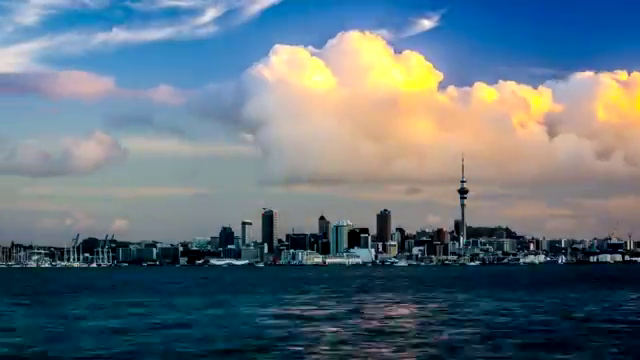
#> input picture frame 24 of videos/city.mp4, 640 x 360 px, given in place of demo1.mp4, which was not available
$ jupyter execute optical_flow.ipynb
#> lines starting #> are read from the running program, lines starting #| are printed output that depends on the picture; pictures that were not available may be replaced by others from this repository, and a replacement may not be noted
[cell 1]
import numpy as np
import cv2

# Shi-tomasi corner detection parameters
st_params = dict(maxCorners=30,
                qualityLevel=0.2,
                minDistance=2,
                blockSize=7)

# Optical flow
"""Pattern of apparent motion of image objects between two consecutive
frames caused by movement of object or camera. It works on 2 assumptions:
1) Pixel densities of an object do not change between consecutive
frames.
2) Neighbouring pixels have similar motion."""

# Lucas-Kanade method
"""Differential method for optical flow developed. It assumes that flow
is essentially constant in a local neighbourhood of pixel under
consideration, and solves basic optical flow equations for all pixels
in that neighbourhood, by least squares criterion."""

# Lucas-Kanade optical flow parameters
lk_params = dict(winSize=(15,15),
                maxLevel=2,
                criteria=(cv2.TERM_CRITERIA_EPS | cv2.TERM_CRITERIA_COUNT, 10, 1))

# Capturing video
cap = cv2.VideoCapture('videos/demo1.mp4')

# Color for optical flow
color = (0, 255, 0)

# Reading capture and first frame
ret, first_frame = cap.read()
#> first_frame is the input picture: shape (360, 640, 3); mean B, G, R 125.5, 114.6, 97.8

# Converting frame to grayscale
prev_gray = cv2.cvtColor(first_frame, cv2.COLOR_BGR2GRAY)
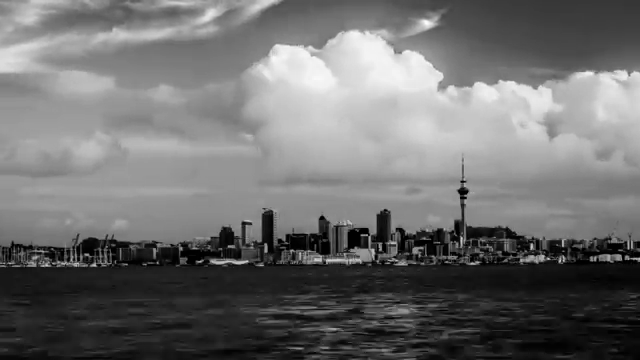
#> prev_gray: shape (360, 640); min 0, max 253, mean 110.8

# Finding strongest corners
prev = cv2.goodFeaturesToTrack(prev_gray,
                              mask=None,
                              **st_params)
#> prev = 30 rows, first 8: [367, 236], [462, 197], [625, 257], [463, 199], [593, 258], [395, 245], [243, 224], [619, 257]

# Creating an image with same dimensions as frame for later drawing
# purposes
print(first_frame.shape)
#| (360, 640, 3)
mask = np.zeros_like(first_frame)

while(cap.isOpened()):
    ret, frame = cap.read()
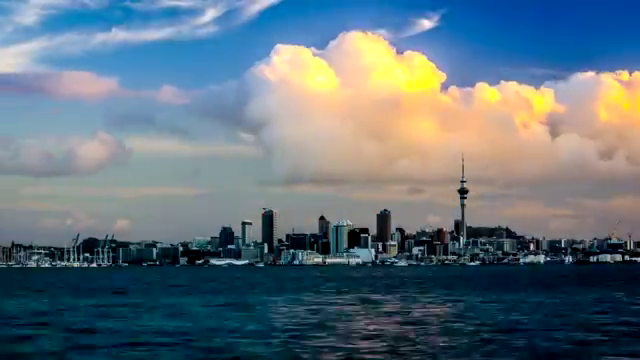
#> input picture frame 25 of videos/city.mp4, 640 x 360 px, given in place of demo1.mp4, which was not available
#> frame is the input picture: shape (360, 640, 3); mean B, G, R 124.8, 114.1, 96.9
    gray = cv2.cvtColor(frame, cv2.COLOR_BGR2GRAY)
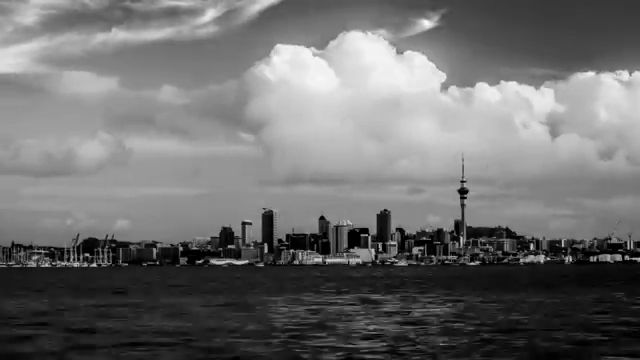
#> gray: shape (360, 640); min 0, max 250, mean 110.2

    # calculating optical flow by Lucas-Kanade
    next, status, error = cv2.calcOpticalFlowPyrLK(prev_gray, gray, prev, None, **lk_params )
#> next = 30 rows, first 8: [367, 236], [462, 197], [624.9, 257], [463, 199], [593, 258], [395, 245], [243, 224], [618.9, 257]; status = 30 values from 1 to 1; error = 30 values, max 32.3 at index 28, min 0 at index 5, mean 3.59

    # select good feature for previous position
    good_prev = prev[status==1]
#> good_prev = 30 pairs, first value 67 to 625, second value 179 to 263

    # select good feature for next position
    good_next = next[status==1]
#> good_next = 30 pairs, first value 67.04 to 624.9, second value 179 to 263

    # drawing optical flow track
    for i, (new, old) in enumerate(zip(good_next, good_prev)):

        # Return coordinates for new point
        a, b = new.ravel()

        # Return coordinates for old point
        c, d = old.ravel()

        # Draw line between new and old position
        mask = cv2.line(mask, (a,b), (c,d), color, 2)

        # Draw filled circle
        frame = cv2.circle(frame,
                          (a,b),
                          2,
                          3,
                          -1)
#> this loop made 30 passes
#> (a, b, c, d) on passes 1 to 12: (367, 236, 367, 236), (462, 197, 462, 197), (624.9, 257, 625, 257), (463, 199, 463, 199), (593, 258, 593, 258), (395, 245, 395, 245), (243, 224, 243, 224), (618.9, 257, 619, 257), (595, 258, 595, 258), (94.05, 263, 94, 263), (325, 261, 325, 261), (546, 258.2, 546, 258)
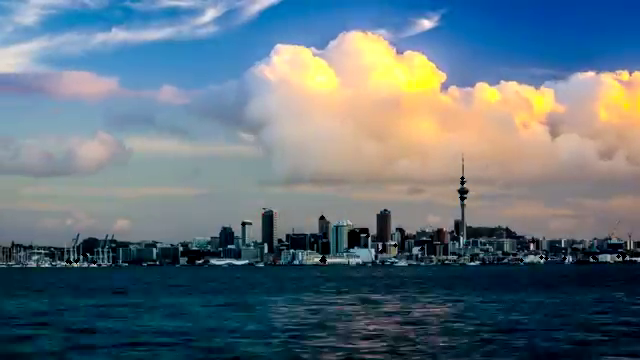
#> frame: shape (360, 640, 3); mean B, G, R 124.7, 114, 96.8
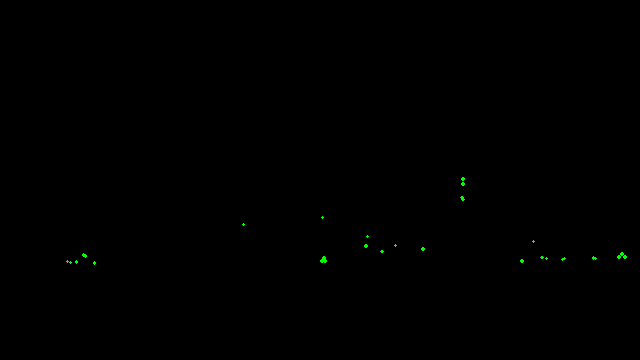
#> mask: shape (360, 640, 3); mean of channels 0, 1, 2 0, 0.3, 0; drawn as B, G, R

    # Overlay optical flow on original frame
    output = cv2.add(frame, mask)

    # Update previous frame
    prev_gray = gray.copy()


    # Update previous good features
    prev = good_next.reshape(-1, 1, 2)
#> prev has the same summary as next


    # Open new window and display the output
    cv2.imshow("Optical Flow", output)

    # CLose the frame
    if cv2.waitKey(100) & 0xFF == ord("q"):
#> (key q is pressed here)
        break

# Release and Destroy
cap.release()
cv2.destroyAllWindows()
